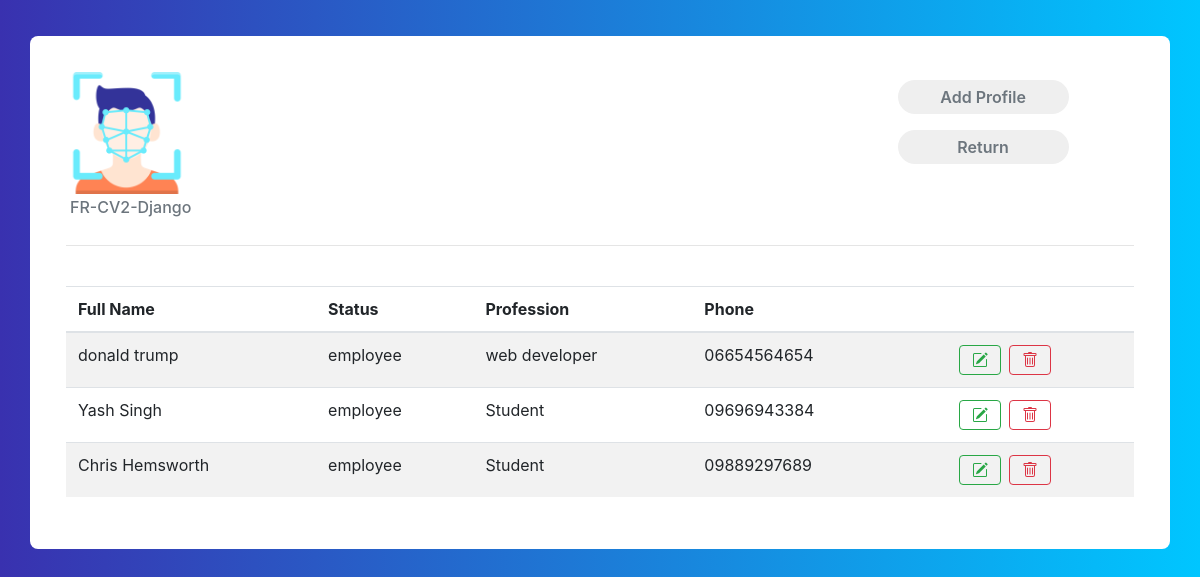
/profiles/, run on the app's committed database.
### core/models.py (models this page shows, shortened)
class Profile(models.Model):
    first_name = models.CharField(max_length=70)
    last_name = models.CharField(max_length=70)
    date = models.DateField()
    phone = models.BigIntegerField()
    email = models.EmailField()
    ranking = models.IntegerField()
    profession = models.CharField(max_length=200)
    status = models.CharField(choices=types,max_length=20,null=True,blank=False,default='Student')
    present = models.BooleanField(default=False)
    image = models.ImageField()
    updated = models.DateTimeField(auto_now=True)
    shift = models.TimeField()

### core/views.py (the view)
# urls.py: path('profiles/', profiles, name= 'profiles'),
def profiles(request):
    profiles = Profile.objects.all()
    context = {
        'profiles': profiles
    }
    return render(request, 'core/profiles.html', context)

### core/templates/core/profiles.html (shortened to what this page needs)
{% extends "core/base.html" %}
{% load static %}
{% block content %}
<div class="container emp-profile">
    <div class="row">
        <div class="col-md-3">
            <img src="{% static 'img/fcicon.png'%}" alt="" width="50%">
            <h6 class="text-muted p-1"> FR-CV2-Django</h6>
        </div>
        <div class="col-md-6">
        </div>
        <div class="col-md-3">
            <a href="{% url 'add_profile' %}"><input type="submit" class="profile-edit-btn m-2 " name="btnAddMore"
                    value="Add Profile" /></a>
            <a   href="{% url 'index' %}"><input type="submit" class="profile-edit-btn m-2 "
                        name="btnAddMore" value="Return" /></a>
        </div>
    </div>
    <hr>
    <div class="tab-content" id="myTabContent">
        <br>
        <table class="table table-striped ">
            <thead>
                <tr>
                    <th scope="col">Full Name</th>
                    <th scope="col">Status</th>
                    <th scope="col">Profession</th>
                    <th scope="col">Phone</th>
                    <th scope="col"> </th>
                    <th scope="col"> </th>
                </tr>
            </thead>
            <tbody>
                {% for profile in profiles %}
                <tr>
                    <td>{{profile.first_name}} {{profile.last_name}}</td>
                    <td>{{profile.status}}</td>
                    <td>{{profile.profession}}</td>
                    <td>0{{profile.phone}}</td>
                    <td></td>
                    <td>
                        <div class="btn-group btn-group-toggle">
                            <a href="{% url 'edit_profile' profile.id %}">
                                <button type="button" class="btn btn-outline-success mr-1">
                                </button>
                            </a>
                            <a href="{% url 'delete_profile' profile.id %}">
                                <button type="button" class="btn btn-outline-danger ml-1">
                                </button>
                            </a>
                        </div>
                    </td>
                </tr>
                {% endfor%}
            </tbody>
        </table>
    </div>
</div>
{% endblock content %}

### static/css/details.css (style rules this page uses)
.emp-profile { padding: 3%; margin-top: 3%; margin-bottom: 3%; border-radius: 0.5rem; background: #fff; }
.profile-edit-btn { border: none; border-radius: 1.5rem; width: 70%; padding: 2%; font-weight: 600; color: #6c757d; cursor: pointer; }

### static/css/body.css (style rules this page uses)
body { background: -webkit-linear-gradient(left, #3931af, #00c6ff); }

### data on the page
Profile: first_name "donald", last_name "trump", status "employee", profession "web developer", phone "6654564654"
Profile: first_name "Yash", last_name "Singh", status "employee", profession "Student", phone "9696943384"
Profile: first_name "Chris", last_name "Hemsworth", status "employee", profession "Student", phone "9889297689"
